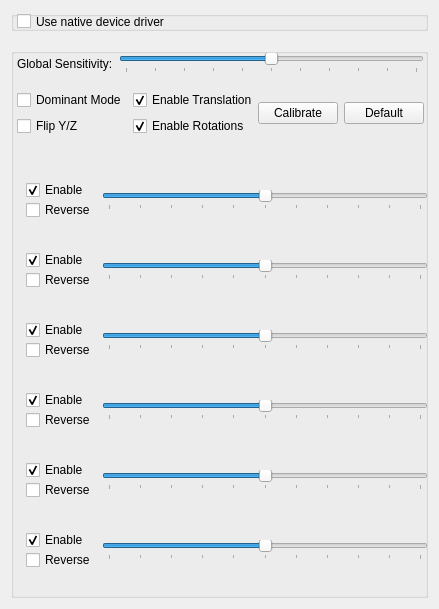
<?xml version="1.0" encoding="UTF-8"?>
<ui version="4.0">
 <class>DlgCustomizeSpNavSettings</class>
 <widget class="QWidget" name="DlgCustomizeSpNavSettings">
  <property name="geometry">
   <rect>
    <x>0</x>
    <y>0</y>
    <width>439</width>
    <height>609</height>
   </rect>
  </property>
  <property name="windowTitle">
   <string>Spaceball Motion</string>
  </property>
  <layout class="QVBoxLayout" name="verticalLayout_12">
   <item>
    <layout class="QVBoxLayout" name="verticalLayout_01">
     <item>
      <widget class="QGroupBox" name="GBNative">
       <property name="enabled">
        <bool>true</bool>
       </property>
       <property name="sizePolicy">
        <sizepolicy hsizetype="Preferred" vsizetype="Fixed">
         <horstretch>0</horstretch>
         <verstretch>0</verstretch>
        </sizepolicy>
       </property>
       <property name="minimumSize">
        <size>
         <width>0</width>
         <height>20</height>
        </size>
       </property>
       <property name="title">
        <string/>
       </property>
       <property name="alignment">
        <set>Qt::AlignLeading|Qt::AlignLeft|Qt::AlignTop</set>
       </property>
       <widget class="QWidget" name="horizontalLayoutWidget">
        <property name="geometry">
         <rect>
          <x>0</x>
          <y>0</y>
          <width>419</width>
          <height>21</height>
         </rect>
        </property>
        <layout class="QHBoxLayout" name="horizontalLayout_4">
         <property name="leftMargin">
          <number>6</number>
         </property>
         <property name="topMargin">
          <number>2</number>
         </property>
         <property name="rightMargin">
          <number>6</number>
         </property>
         <property name="bottomMargin">
          <number>2</number>
         </property>
         <item>
          <widget class="QCheckBox" name="CBNative">
           <property name="text">
            <string>Use native device driver</string>
           </property>
          </widget>
         </item>
        </layout>
       </widget>
      </widget>
     </item>
     <item>
      <spacer name="verticalSpacer">
       <property name="orientation">
        <enum>Qt::Vertical</enum>
       </property>
       <property name="sizeHint" stdset="0">
        <size>
         <width>20</width>
         <height>40</height>
        </size>
       </property>
      </spacer>
     </item>
     <item>
      <widget class="QGroupBox" name="GBNavSettings">
       <property name="sizePolicy">
        <sizepolicy hsizetype="Preferred" vsizetype="Preferred">
         <horstretch>0</horstretch>
         <verstretch>0</verstretch>
        </sizepolicy>
       </property>
       <property name="minimumSize">
        <size>
         <width>0</width>
         <height>550</height>
        </size>
       </property>
       <property name="title">
        <string/>
       </property>
       <widget class="QWidget" name="layoutWidget">
        <property name="geometry">
         <rect>
          <x>0</x>
          <y>0</y>
          <width>419</width>
          <height>31</height>
         </rect>
        </property>
        <layout class="QHBoxLayout" name="horizontalLayout_2">
         <property name="leftMargin">
          <number>6</number>
         </property>
         <property name="topMargin">
          <number>2</number>
         </property>
         <property name="rightMargin">
          <number>6</number>
         </property>
         <property name="bottomMargin">
          <number>2</number>
         </property>
         <item>
          <widget class="QLabel" name="labelSlow">
           <property name="text">
            <string>Global Sensitivity:</string>
           </property>
          </widget>
         </item>
         <item>
          <widget class="QSlider" name="SliderGlobal">
           <property name="minimum">
            <number>-50</number>
           </property>
           <property name="maximum">
            <number>50</number>
           </property>
           <property name="orientation">
            <enum>Qt::Horizontal</enum>
           </property>
           <property name="tickPosition">
            <enum>QSlider::TicksBelow</enum>
           </property>
           <property name="tickInterval">
            <number>10</number>
           </property>
          </widget>
         </item>
        </layout>
       </widget>
       <widget class="QWidget" name="layoutWidget">
        <property name="geometry">
         <rect>
          <x>0</x>
          <y>40</y>
          <width>419</width>
          <height>50</height>
         </rect>
        </property>
        <layout class="QHBoxLayout" name="horizontalLayout_3">
         <property name="leftMargin">
          <number>6</number>
         </property>
         <property name="topMargin">
          <number>2</number>
         </property>
         <property name="rightMargin">
          <number>6</number>
         </property>
         <property name="bottomMargin">
          <number>2</number>
         </property>
         <item>
          <layout class="QVBoxLayout" name="verticalLayout_10">
           <item>
            <widget class="QCheckBox" name="CBDominant">
             <property name="text">
              <string>Dominant Mode</string>
             </property>
            </widget>
           </item>
           <item>
            <widget class="QCheckBox" name="CBFlipYZ">
             <property name="text">
              <string>Flip Y/Z</string>
             </property>
            </widget>
           </item>
          </layout>
         </item>
         <item>
          <layout class="QVBoxLayout" name="verticalLayout_11">
           <item>
            <widget class="QCheckBox" name="CBTranslations">
             <property name="text">
              <string>Enable Translations</string>
             </property>
             <property name="checked">
              <bool>true</bool>
             </property>
            </widget>
           </item>
           <item>
            <widget class="QCheckBox" name="CBRotations">
             <property name="text">
              <string>Enable Rotations</string>
             </property>
             <property name="checked">
              <bool>true</bool>
             </property>
            </widget>
           </item>
          </layout>
         </item>
         <item>
          <spacer name="horizontalSpacer">
           <property name="orientation">
            <enum>Qt::Horizontal</enum>
           </property>
           <property name="sizeHint" stdset="0">
            <size>
             <width>40</width>
             <height>20</height>
            </size>
           </property>
          </spacer>
         </item>
         <item>
          <widget class="QPushButton" name="ButtonCalibrate">
           <property name="text">
            <string>Calibrate</string>
           </property>
          </widget>
         </item>
         <item>
          <widget class="QPushButton" name="ButtonDefaultSpNavMotions">
           <property name="text">
            <string>Default</string>
           </property>
          </widget>
         </item>
        </layout>
       </widget>
       <widget class="QWidget" name="layoutWidget">
        <property name="geometry">
         <rect>
          <x>0</x>
          <y>120</y>
          <width>419</width>
          <height>420</height>
         </rect>
        </property>
        <layout class="QHBoxLayout" name="horizontalLayout">
         <property name="leftMargin">
          <number>2</number>
         </property>
         <property name="topMargin">
          <number>2</number>
         </property>
         <property name="rightMargin">
          <number>2</number>
         </property>
         <property name="bottomMargin">
          <number>2</number>
         </property>
         <item>
          <layout class="QVBoxLayout" name="verticalLayout">
           <item>
            <widget class="QLabel" name="ImagePanLR">
             <property name="text">
              <string/>
             </property>
             <property name="pixmap">
              <pixmap>:/icons/SpNav-PanLR</pixmap>
             </property>
            </widget>
           </item>
           <item>
            <widget class="QLabel" name="ImagePanUD">
             <property name="text">
              <string/>
             </property>
             <property name="pixmap">
              <pixmap>:/icons/SpNav-PanUD</pixmap>
             </property>
            </widget>
           </item>
           <item>
            <widget class="QLabel" name="ImageZoom">
             <property name="text">
              <string/>
             </property>
             <property name="pixmap">
              <pixmap>:/icons/SpNav-Zoom</pixmap>
             </property>
            </widget>
           </item>
           <item>
            <widget class="QLabel" name="imageTilt">
             <property name="text">
              <string/>
             </property>
             <property name="pixmap">
              <pixmap>:/icons/SpNav-Tilt</pixmap>
             </property>
            </widget>
           </item>
           <item>
            <widget class="QLabel" name="ImageRoll">
             <property name="text">
              <string/>
             </property>
             <property name="pixmap">
              <pixmap>:/icons/SpNav-Roll</pixmap>
             </property>
            </widget>
           </item>
           <item>
            <widget class="QLabel" name="ImageSpin">
             <property name="text">
              <string/>
             </property>
             <property name="pixmap">
              <pixmap>:/icons/SpNav-Spin</pixmap>
             </property>
            </widget>
           </item>
          </layout>
         </item>
         <item>
          <layout class="QVBoxLayout" name="verticalLayout_9">
           <property name="spacing">
            <number>20</number>
           </property>
           <item>
            <layout class="QVBoxLayout" name="verticalLayout_2">
             <property name="spacing">
              <number>0</number>
             </property>
             <item>
              <widget class="QCheckBox" name="CBEnablePanLR">
               <property name="text">
                <string>Enable</string>
               </property>
               <property name="checked">
                <bool>true</bool>
               </property>
              </widget>
             </item>
             <item>
              <widget class="QCheckBox" name="CBReversePanLR">
               <property name="text">
                <string>Reverse</string>
               </property>
              </widget>
             </item>
            </layout>
           </item>
           <item>
            <layout class="QVBoxLayout" name="verticalLayout_4">
             <property name="spacing">
              <number>0</number>
             </property>
             <item>
              <widget class="QCheckBox" name="CBEnablePanUD">
               <property name="text">
                <string>Enable</string>
               </property>
               <property name="checked">
                <bool>true</bool>
               </property>
              </widget>
             </item>
             <item>
              <widget class="QCheckBox" name="CBReversePanUD">
               <property name="text">
                <string>Reverse</string>
               </property>
              </widget>
             </item>
            </layout>
           </item>
           <item>
            <layout class="QVBoxLayout" name="verticalLayout_5">
             <property name="spacing">
              <number>0</number>
             </property>
             <item>
              <widget class="QCheckBox" name="CBEnableZoom">
               <property name="text">
                <string>Enable</string>
               </property>
               <property name="checked">
                <bool>true</bool>
               </property>
              </widget>
             </item>
             <item>
              <widget class="QCheckBox" name="CBReverseZoom">
               <property name="text">
                <string>Reverse</string>
               </property>
              </widget>
             </item>
            </layout>
           </item>
           <item>
            <layout class="QVBoxLayout" name="verticalLayout_6">
             <property name="spacing">
              <number>0</number>
             </property>
             <item>
              <widget class="QCheckBox" name="CBEnableTilt">
               <property name="text">
                <string>Enable</string>
               </property>
               <property name="checked">
                <bool>true</bool>
               </property>
              </widget>
             </item>
             <item>
              <widget class="QCheckBox" name="CBReverseTilt">
               <property name="text">
                <string>Reverse</string>
               </property>
              </widget>
             </item>
            </layout>
           </item>
           <item>
            <layout class="QVBoxLayout" name="verticalLayout_7">
             <property name="spacing">
              <number>0</number>
             </property>
             <item>
              <widget class="QCheckBox" name="CBEnableRoll">
               <property name="text">
                <string>Enable</string>
               </property>
               <property name="checked">
                <bool>true</bool>
               </property>
              </widget>
             </item>
             <item>
              <widget class="QCheckBox" name="CBReverseRoll">
               <property name="text">
                <string>Reverse</string>
               </property>
              </widget>
             </item>
            </layout>
           </item>
           <item>
            <layout class="QVBoxLayout" name="verticalLayout_8">
             <property name="spacing">
              <number>0</number>
             </property>
             <item>
              <widget class="QCheckBox" name="CBEnableSpin">
               <property name="text">
                <string>Enable</string>
               </property>
               <property name="checked">
                <bool>true</bool>
               </property>
              </widget>
             </item>
             <item>
              <widget class="QCheckBox" name="CBReverseSpin">
               <property name="text">
                <string>Reverse</string>
               </property>
              </widget>
             </item>
            </layout>
           </item>
          </layout>
         </item>
         <item>
          <layout class="QVBoxLayout" name="verticalLayout_3">
           <property name="spacing">
            <number>30</number>
           </property>
           <item>
            <widget class="QSlider" name="SliderPanLR">
             <property name="minimum">
              <number>-50</number>
             </property>
             <property name="maximum">
              <number>50</number>
             </property>
             <property name="singleStep">
              <number>1</number>
             </property>
             <property name="pageStep">
              <number>1</number>
             </property>
             <property name="value">
              <number>0</number>
             </property>
             <property name="orientation">
              <enum>Qt::Horizontal</enum>
             </property>
             <property name="tickPosition">
              <enum>QSlider::TicksBelow</enum>
             </property>
             <property name="tickInterval">
              <number>10</number>
             </property>
            </widget>
           </item>
           <item>
            <widget class="QSlider" name="SliderPanUD">
             <property name="minimum">
              <number>-50</number>
             </property>
             <property name="maximum">
              <number>50</number>
             </property>
             <property name="singleStep">
              <number>1</number>
             </property>
             <property name="pageStep">
              <number>1</number>
             </property>
             <property name="value">
              <number>0</number>
             </property>
             <property name="orientation">
              <enum>Qt::Horizontal</enum>
             </property>
             <property name="tickPosition">
              <enum>QSlider::TicksBelow</enum>
             </property>
             <property name="tickInterval">
              <number>10</number>
             </property>
            </widget>
           </item>
           <item>
            <widget class="QSlider" name="SliderZoom">
             <property name="minimum">
              <number>-50</number>
             </property>
             <property name="maximum">
              <number>50</number>
             </property>
             <property name="singleStep">
              <number>1</number>
             </property>
             <property name="pageStep">
              <number>1</number>
             </property>
             <property name="value">
              <number>0</number>
             </property>
             <property name="orientation">
              <enum>Qt::Horizontal</enum>
             </property>
             <property name="tickPosition">
              <enum>QSlider::TicksBelow</enum>
             </property>
             <property name="tickInterval">
              <number>10</number>
             </property>
            </widget>
           </item>
           <item>
            <widget class="QSlider" name="SliderTilt">
             <property name="minimum">
              <number>-50</number>
             </property>
             <property name="maximum">
              <number>50</number>
             </property>
             <property name="singleStep">
              <number>1</number>
             </property>
             <property name="pageStep">
              <number>1</number>
             </property>
             <property name="value">
              <number>0</number>
             </property>
             <property name="orientation">
              <enum>Qt::Horizontal</enum>
             </property>
             <property name="tickPosition">
              <enum>QSlider::TicksBelow</enum>
             </property>
             <property name="tickInterval">
              <number>10</number>
             </property>
            </widget>
           </item>
           <item>
            <widget class="QSlider" name="SliderRoll">
             <property name="minimum">
              <number>-50</number>
             </property>
             <property name="maximum">
              <number>50</number>
             </property>
             <property name="singleStep">
              <number>1</number>
             </property>
             <property name="pageStep">
              <number>1</number>
             </property>
             <property name="value">
              <number>0</number>
             </property>
             <property name="orientation">
              <enum>Qt::Horizontal</enum>
             </property>
             <property name="tickPosition">
              <enum>QSlider::TicksBelow</enum>
             </property>
             <property name="tickInterval">
              <number>10</number>
             </property>
            </widget>
           </item>
           <item>
            <widget class="QSlider" name="SliderSpin">
             <property name="minimum">
              <number>-50</number>
             </property>
             <property name="maximum">
              <number>50</number>
             </property>
             <property name="singleStep">
              <number>1</number>
             </property>
             <property name="pageStep">
              <number>1</number>
             </property>
             <property name="value">
              <number>0</number>
             </property>
             <property name="orientation">
              <enum>Qt::Horizontal</enum>
             </property>
             <property name="tickPosition">
              <enum>QSlider::TicksBelow</enum>
             </property>
             <property name="tickInterval">
              <number>10</number>
             </property>
            </widget>
           </item>
          </layout>
         </item>
        </layout>
       </widget>
      </widget>
     </item>
    </layout>
   </item>
  </layout>
 </widget>
 <layoutdefault spacing="6" margin="11"/>
 <resources>
  <include location="Icons/resource.qrc"/>
 </resources>
 <connections/>
</ui>
